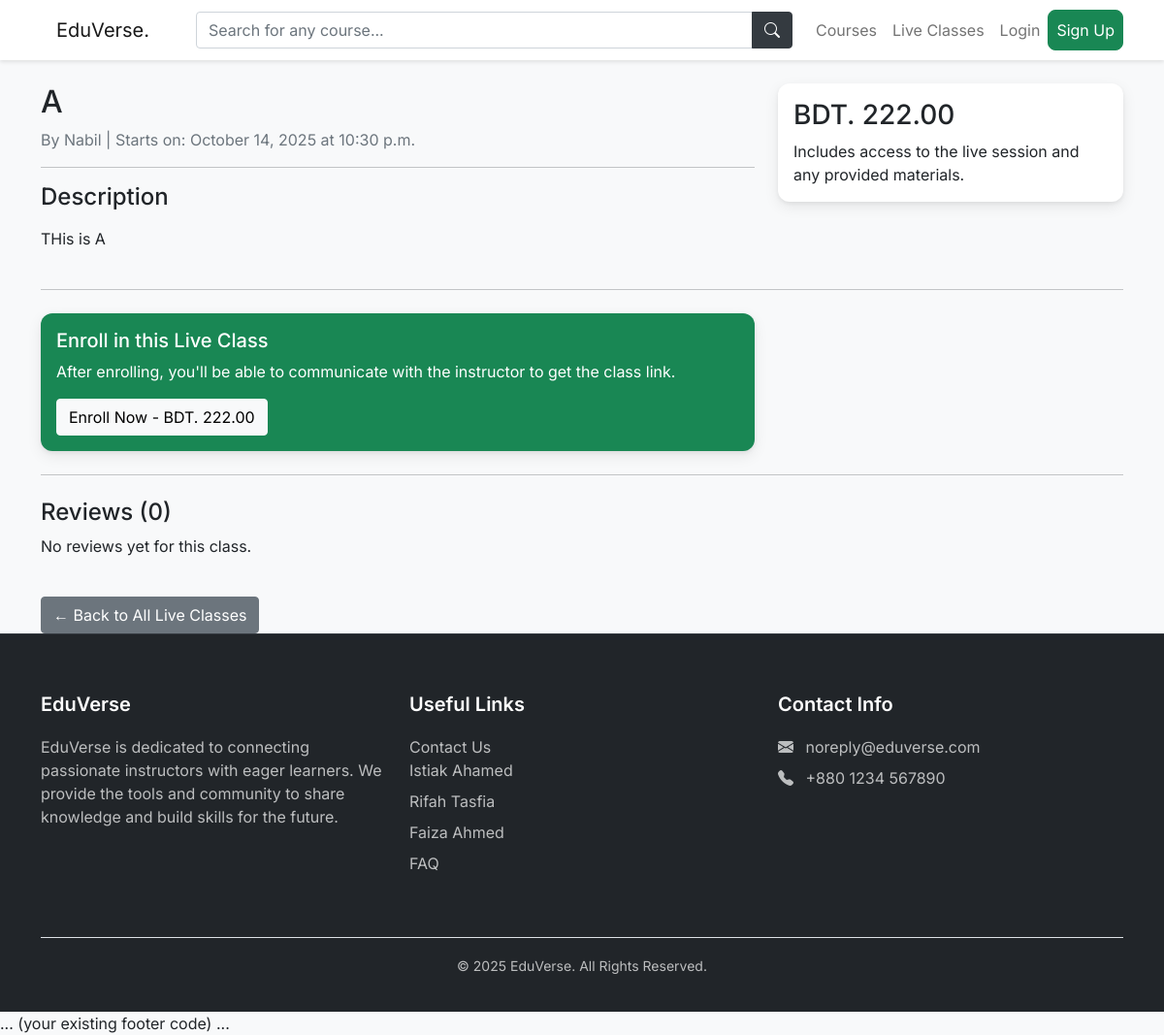
Before: /live/live-classes/3/ with the older database file.
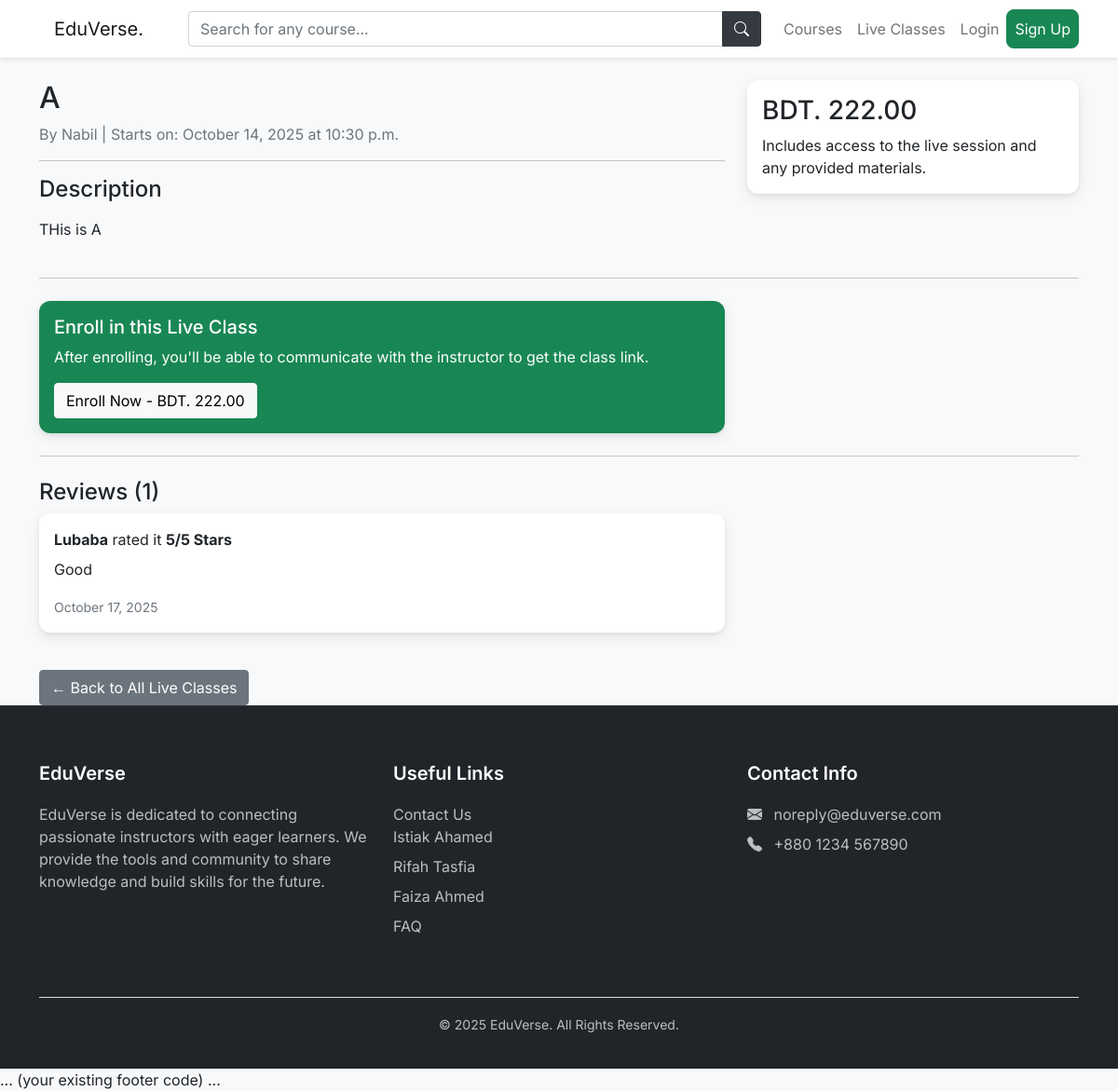
After: the same page with the newer database file.
### live/models.py (models this page shows, shortened)
class LiveClass(models.Model):
    class LiveClassCategory(models.TextChoices):
        PROGRAMMING_TECH = 'programming-tech', _('Programming & Tech')
        BUSINESS = 'business', _('Business')
        DESIGN_CREATIVE = 'design-creative', _('Design & Creative')
        LIFESTYLE = 'lifestyle', _('Lifestyle')
        OTHER = 'other', _('Other')
    instructor = models.ForeignKey(settings.AUTH_USER_MODEL, on_delete=models.CASCADE, related_name='live_classes_taught')
    title = models.CharField(max_length=200)
    description = models.TextField()
    price = models.DecimalField(max_digits=10, decimal_places=2)
    start_time = models.DateTimeField()
    thumbnail = models.ImageField(upload_to='live_class_thumbnails/', blank=True, null=True)
    created_at = models.DateTimeField(auto_now_add=True)
    category = models.CharField(
        max_length=50,
        choices=LiveClassCategory.choices,
        default=LiveClassCategory.OTHER
    )
    reviews = GenericRelation(Review, related_query_name='live_class')

### courses/models.py (models this page shows)
class Review(models.Model):
    content_type = models.ForeignKey(ContentType, on_delete=models.CASCADE)
    object_id = models.PositiveIntegerField()
    content_object = GenericForeignKey('content_type', 'object_id')
    user = models.ForeignKey(settings.AUTH_USER_MODEL, on_delete=models.CASCADE)
    rating = models.PositiveIntegerField()
    comment = models.TextField(blank=True)
    created_at = models.DateTimeField(auto_now_add=True)
    class Meta:
        ordering = ['-created_at']
        unique_together = ('user', 'content_type', 'object_id')

### live/views.py (the view)
# urls.py: path('live-classes/<int:pk>/', views.live_class_detail, name='live_class_detail'),
def live_class_detail(request, pk):
    live_class = get_object_or_404(LiveClass, pk=pk)
    enrollment = None
    if request.user.is_authenticated:
        enrollment = LiveClassEnrollment.objects.filter(user=request.user, live_class=live_class).first()
    is_enrolled = enrollment is not None
    can_review = False
    if is_enrolled and enrollment.first_message_sent_at:
        if timezone.now() > enrollment.first_message_sent_at + timedelta(minutes=2):
            if not live_class.reviews.filter(user=request.user).exists():
                can_review = True
    context = {
        'live_class': live_class,
        'is_enrolled': is_enrolled,
        'review_form': ReviewForm(),
        'can_review': can_review,
    }
    return render(request, 'live/live_class_detail.html', context)

### courses/forms.py
class ReviewForm(forms.ModelForm):
    class Meta:
        model = Review
        fields = ['rating', 'comment']
        widgets = {
            'rating': forms.Select(choices=[(i, f'{i} Stars') for i in range(1, 6)], attrs={'class': 'form-select'}),
            'comment': forms.Textarea(attrs={'class': 'form-control', 'rows': 3, 'placeholder': 'Share your experience...'}),
        }

### teachers/context_processors.py (called while the page is built)
def teacher_status_context(request):
    context = {}
    if request.user.is_authenticated:
        latest_app = TeacherApplication.objects.filter(user=request.user).order_by('-submitted_at').first()
        context['latest_teacher_app'] = latest_app
    return context

### live/templates/live/live_class_detail.html (shortened to what this page needs)
{% extends "base.html" %}
{% block content %}
<div class="container mt-4">
    <div class="row">
        <div class="col-md-8">
            <h2>{{ live_class.title }}</h2>
            <p class="text-muted">By {{ live_class.instructor.username }} | Starts on: {{ live_class.start_time|date:"F j, Y \a\t P" }}</p>
            <hr>
            <h4>Description</h4>
            <p>{{ live_class.description|linebreaks }}</p>
        </div>
        <div class="col-md-4">
            <div class="card">
                <div class="card-body">
                    <h3 class="card-title">BDT. {{ live_class.price }}</h3>
                    <p class="card-text">Includes access to the live session and any provided materials.</p>
                </div>
            </div>
        </div>
    </div>
    <hr class="my-4">
    <div class="row">
        <div class="col-md-8">
            {% if user == live_class.instructor %}
                <div class="card bg-light">
                    <div class="card-body">
                        <h5 class="card-title">Instructor Panel</h5>
                        <p>Remember to send the meeting link to enrolled students via the messaging system before the class starts.</p>
                        <a href="{% url 'live:edit_live_class' live_class.pk %}" class="btn btn-primary">Edit Details</a>
                        <a href="{% url 'messaging:inbox' %}" class="btn btn-info">Go to Inbox</a>
                    </div>
                </div>
            {% else %}
                <div class="card bg-success text-white">
                    <div class="card-body">
                        <h5 class="card-title">Enroll in this Live Class</h5>
                        <p>After enrolling, you'll be able to communicate with the instructor to get the class link.</p>
                        <a href="{% url 'live:live_checkout' live_class.pk %}" class="btn btn-light">Enroll Now - BDT. {{ live_class.price }}</a>
                    </div>
                </div>
            {% endif %}
        </div>
    </div>
    <hr class="my-4">
    <div class="row">
        <div class="col-md-8">
            <h4>Reviews ({{ live_class.reviews.count }})</h4>
            {% for review in live_class.reviews.all %}
                <div class="card mb-3">
                    <div class="card-body">
                        <strong>{{ review.user.username }}</strong> rated it <strong>{{ review.rating }}/5 Stars</strong>
                        <p class="card-text mt-2">{{ review.comment|linebreaksbr }}</p>
                        <small class="text-muted">{{ review.created_at|date:"F j, Y" }}</small>
                    </div>
                </div>
            {% empty %}
                <p>No reviews yet for this class.</p>
            {% endfor %}
        </div>
    </div>
    <div class="mt-4">
        <a href="{% url 'live:live_class_list' %}" class="btn btn-secondary">← Back to All Live Classes</a>
    </div>
</div>
{% endblock %}

Changed rows visible on the page:
computed for LiveClass "THis is A": reviews.count "0" → "1"
added Review: user.username "Lubaba", rating "5", comment "Good", created_at "October 17, 2025"
Other visible differences:
text no longer shown: "No reviews yet for this class."
